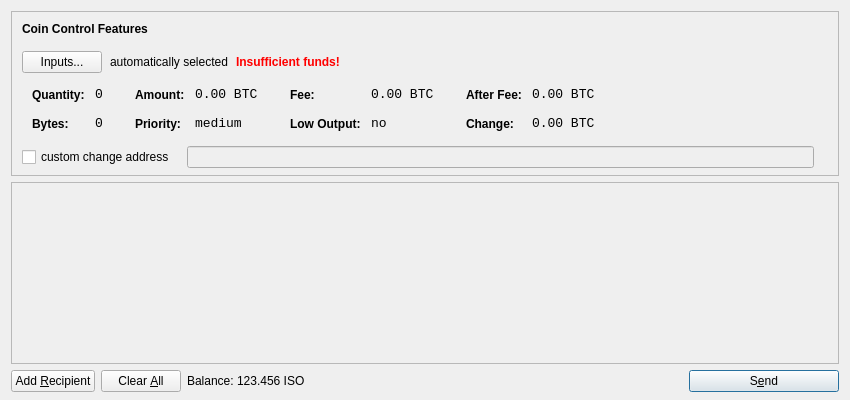
<?xml version="1.0" encoding="UTF-8"?>
<ui version="4.0">
 <class>SendCoinsDialog</class>
 <widget class="QDialog" name="SendCoinsDialog">
  <property name="geometry">
   <rect>
    <x>0</x>
    <y>0</y>
    <width>850</width>
    <height>400</height>
   </rect>
  </property>
  <property name="windowTitle">
   <string>Send Coins</string>
  </property>
  <layout class="QVBoxLayout" name="verticalLayout" stretch="0,1,0">
   <property name="bottomMargin">
    <number>8</number>
   </property>
   <item>
    <widget class="QFrame" name="frameCoinControl">
     <property name="sizePolicy">
      <sizepolicy hsizetype="Expanding" vsizetype="Expanding">
       <horstretch>0</horstretch>
       <verstretch>0</verstretch>
      </sizepolicy>
     </property>
     <property name="maximumSize">
      <size>
       <width>16777215</width>
       <height>16777215</height>
      </size>
     </property>
     <property name="frameShape">
      <enum>QFrame::StyledPanel</enum>
     </property>
     <property name="frameShadow">
      <enum>QFrame::Sunken</enum>
     </property>
     <layout class="QVBoxLayout" name="verticalLayoutCoinControl2">
      <property name="spacing">
       <number>-1</number>
      </property>
      <property name="leftMargin">
       <number>0</number>
      </property>
      <property name="topMargin">
       <number>0</number>
      </property>
      <property name="rightMargin">
       <number>0</number>
      </property>
      <property name="bottomMargin">
       <number>6</number>
      </property>
      <item>
       <layout class="QVBoxLayout" name="verticalLayoutCoinControl" stretch="0,0,0,0,1">
        <property name="spacing">
         <number>0</number>
        </property>
        <property name="leftMargin">
         <number>10</number>
        </property>
        <property name="topMargin">
         <number>10</number>
        </property>
        <item>
         <layout class="QHBoxLayout" name="horizontalLayoutCoinControl1">
          <property name="bottomMargin">
           <number>15</number>
          </property>
          <item>
           <widget class="QLabel" name="labelCoinControlFeatures">
            <property name="sizePolicy">
             <sizepolicy hsizetype="Preferred" vsizetype="Maximum">
              <horstretch>0</horstretch>
              <verstretch>0</verstretch>
             </sizepolicy>
            </property>
            <property name="font">
             <font>
              <weight>75</weight>
              <bold>true</bold>
             </font>
            </property>
            <property name="styleSheet">
             <string notr="true">font-weight:bold;</string>
            </property>
            <property name="text">
             <string>Coin Control Features</string>
            </property>
           </widget>
          </item>
         </layout>
        </item>
        <item>
         <layout class="QHBoxLayout" name="horizontalLayoutCoinControl2" stretch="0,0,0,0">
          <property name="spacing">
           <number>8</number>
          </property>
          <property name="bottomMargin">
           <number>10</number>
          </property>
          <item>
           <widget class="QPushButton" name="pushButtonCoinControl">
            <property name="styleSheet">
             <string notr="true"/>
            </property>
            <property name="text">
             <string>Inputs...</string>
            </property>
           </widget>
          </item>
          <item>
           <widget class="QLabel" name="labelCoinControlAutomaticallySelected">
            <property name="text">
             <string>automatically selected</string>
            </property>
            <property name="margin">
             <number>5</number>
            </property>
           </widget>
          </item>
          <item>
           <widget class="QLabel" name="labelCoinControlInsuffFunds">
            <property name="font">
             <font>
              <weight>75</weight>
              <bold>true</bold>
             </font>
            </property>
            <property name="styleSheet">
             <string notr="true">color:red;font-weight:bold;</string>
            </property>
            <property name="text">
             <string>Insufficient funds!</string>
            </property>
            <property name="margin">
             <number>5</number>
            </property>
           </widget>
          </item>
          <item>
           <spacer name="horizontalSpacerCoinControl">
            <property name="orientation">
             <enum>Qt::Horizontal</enum>
            </property>
            <property name="sizeHint" stdset="0">
             <size>
              <width>40</width>
              <height>1</height>
             </size>
            </property>
           </spacer>
          </item>
         </layout>
        </item>
        <item>
         <widget class="QWidget" name="widgetCoinControl" native="true">
          <property name="sizePolicy">
           <sizepolicy hsizetype="Preferred" vsizetype="Preferred">
            <horstretch>0</horstretch>
            <verstretch>0</verstretch>
           </sizepolicy>
          </property>
          <property name="minimumSize">
           <size>
            <width>0</width>
            <height>0</height>
           </size>
          </property>
          <property name="styleSheet">
           <string notr="true"/>
          </property>
          <layout class="QHBoxLayout" name="horizontalLayoutCoinControl5">
           <property name="margin">
            <number>0</number>
           </property>
           <item>
            <layout class="QHBoxLayout" name="horizontalLayoutCoinControl3" stretch="0,0,0,1">
             <property name="spacing">
              <number>20</number>
             </property>
             <property name="topMargin">
              <number>0</number>
             </property>
             <property name="bottomMargin">
              <number>10</number>
             </property>
             <item>
              <layout class="QFormLayout" name="formLayoutCoinControl1">
               <property name="horizontalSpacing">
                <number>10</number>
               </property>
               <property name="verticalSpacing">
                <number>14</number>
               </property>
               <property name="leftMargin">
                <number>10</number>
               </property>
               <property name="topMargin">
                <number>4</number>
               </property>
               <property name="rightMargin">
                <number>6</number>
               </property>
               <item row="0" column="0">
                <widget class="QLabel" name="labelCoinControlQuantityText">
                 <property name="styleSheet">
                  <string notr="true">font-weight:bold;</string>
                 </property>
                 <property name="text">
                  <string>Quantity:</string>
                 </property>
                 <property name="margin">
                  <number>0</number>
                 </property>
                </widget>
               </item>
               <item row="0" column="1">
                <widget class="QLabel" name="labelCoinControlQuantity">
                 <property name="font">
                  <font>
                   <family>Monospace</family>
                   <pointsize>10</pointsize>
                  </font>
                 </property>
                 <property name="cursor">
                  <cursorShape>IBeamCursor</cursorShape>
                 </property>
                 <property name="contextMenuPolicy">
                  <enum>Qt::ActionsContextMenu</enum>
                 </property>
                 <property name="text">
                  <string notr="true">0</string>
                 </property>
                 <property name="margin">
                  <number>0</number>
                 </property>
                 <property name="textInteractionFlags">
                  <set>Qt::LinksAccessibleByMouse|Qt::TextSelectableByKeyboard|Qt::TextSelectableByMouse</set>
                 </property>
                </widget>
               </item>
               <item row="1" column="0">
                <widget class="QLabel" name="labelCoinControlBytesText">
                 <property name="styleSheet">
                  <string notr="true">font-weight:bold;</string>
                 </property>
                 <property name="text">
                  <string>Bytes:</string>
                 </property>
                </widget>
               </item>
               <item row="1" column="1">
                <widget class="QLabel" name="labelCoinControlBytes">
                 <property name="font">
                  <font>
                   <family>Monospace</family>
                   <pointsize>10</pointsize>
                  </font>
                 </property>
                 <property name="cursor">
                  <cursorShape>IBeamCursor</cursorShape>
                 </property>
                 <property name="contextMenuPolicy">
                  <enum>Qt::ActionsContextMenu</enum>
                 </property>
                 <property name="text">
                  <string notr="true">0</string>
                 </property>
                 <property name="textInteractionFlags">
                  <set>Qt::LinksAccessibleByMouse|Qt::TextSelectableByKeyboard|Qt::TextSelectableByMouse</set>
                 </property>
                </widget>
               </item>
              </layout>
             </item>
             <item>
              <layout class="QFormLayout" name="formLayoutCoinControl2">
               <property name="horizontalSpacing">
                <number>10</number>
               </property>
               <property name="verticalSpacing">
                <number>14</number>
               </property>
               <property name="leftMargin">
                <number>6</number>
               </property>
               <property name="topMargin">
                <number>4</number>
               </property>
               <property name="rightMargin">
                <number>6</number>
               </property>
               <item row="0" column="0">
                <widget class="QLabel" name="labelCoinControlAmountText">
                 <property name="styleSheet">
                  <string notr="true">font-weight:bold;</string>
                 </property>
                 <property name="text">
                  <string>Amount:</string>
                 </property>
                 <property name="margin">
                  <number>0</number>
                 </property>
                </widget>
               </item>
               <item row="0" column="1">
                <widget class="QLabel" name="labelCoinControlAmount">
                 <property name="font">
                  <font>
                   <family>Monospace</family>
                   <pointsize>10</pointsize>
                  </font>
                 </property>
                 <property name="cursor">
                  <cursorShape>IBeamCursor</cursorShape>
                 </property>
                 <property name="contextMenuPolicy">
                  <enum>Qt::ActionsContextMenu</enum>
                 </property>
                 <property name="text">
                  <string notr="true">0.00 BTC</string>
                 </property>
                 <property name="textInteractionFlags">
                  <set>Qt::LinksAccessibleByMouse|Qt::TextSelectableByKeyboard|Qt::TextSelectableByMouse</set>
                 </property>
                </widget>
               </item>
               <item row="1" column="0">
                <widget class="QLabel" name="labelCoinControlPriorityText">
                 <property name="styleSheet">
                  <string notr="true">font-weight:bold;</string>
                 </property>
                 <property name="text">
                  <string>Priority:</string>
                 </property>
                </widget>
               </item>
               <item row="1" column="1">
                <widget class="QLabel" name="labelCoinControlPriority">
                 <property name="font">
                  <font>
                   <family>Monospace</family>
                   <pointsize>10</pointsize>
                  </font>
                 </property>
                 <property name="cursor">
                  <cursorShape>IBeamCursor</cursorShape>
                 </property>
                 <property name="contextMenuPolicy">
                  <enum>Qt::ActionsContextMenu</enum>
                 </property>
                 <property name="text">
                  <string>medium</string>
                 </property>
                 <property name="textInteractionFlags">
                  <set>Qt::LinksAccessibleByMouse|Qt::TextSelectableByKeyboard|Qt::TextSelectableByMouse</set>
                 </property>
                </widget>
               </item>
              </layout>
             </item>
             <item>
              <layout class="QFormLayout" name="formLayoutCoinControl3">
               <property name="horizontalSpacing">
                <number>10</number>
               </property>
               <property name="verticalSpacing">
                <number>14</number>
               </property>
               <property name="leftMargin">
                <number>6</number>
               </property>
               <property name="topMargin">
                <number>4</number>
               </property>
               <property name="rightMargin">
                <number>6</number>
               </property>
               <item row="0" column="0">
                <widget class="QLabel" name="labelCoinControlFeeText">
                 <property name="styleSheet">
                  <string notr="true">font-weight:bold;</string>
                 </property>
                 <property name="text">
                  <string>Fee:</string>
                 </property>
                 <property name="margin">
                  <number>0</number>
                 </property>
                </widget>
               </item>
               <item row="0" column="1">
                <widget class="QLabel" name="labelCoinControlFee">
                 <property name="font">
                  <font>
                   <family>Monospace</family>
                   <pointsize>10</pointsize>
                  </font>
                 </property>
                 <property name="cursor">
                  <cursorShape>IBeamCursor</cursorShape>
                 </property>
                 <property name="contextMenuPolicy">
                  <enum>Qt::ActionsContextMenu</enum>
                 </property>
                 <property name="text">
                  <string notr="true">0.00 BTC</string>
                 </property>
                 <property name="textInteractionFlags">
                  <set>Qt::LinksAccessibleByMouse|Qt::TextSelectableByKeyboard|Qt::TextSelectableByMouse</set>
                 </property>
                </widget>
               </item>
               <item row="1" column="0">
                <widget class="QLabel" name="labelCoinControlLowOutputText">
                 <property name="styleSheet">
                  <string notr="true">font-weight:bold;</string>
                 </property>
                 <property name="text">
                  <string>Low Output:</string>
                 </property>
                </widget>
               </item>
               <item row="1" column="1">
                <widget class="QLabel" name="labelCoinControlLowOutput">
                 <property name="font">
                  <font>
                   <family>Monospace</family>
                   <pointsize>10</pointsize>
                  </font>
                 </property>
                 <property name="cursor">
                  <cursorShape>IBeamCursor</cursorShape>
                 </property>
                 <property name="contextMenuPolicy">
                  <enum>Qt::ActionsContextMenu</enum>
                 </property>
                 <property name="text">
                  <string>no</string>
                 </property>
                 <property name="textInteractionFlags">
                  <set>Qt::LinksAccessibleByMouse|Qt::TextSelectableByKeyboard|Qt::TextSelectableByMouse</set>
                 </property>
                </widget>
               </item>
              </layout>
             </item>
             <item>
              <layout class="QFormLayout" name="formLayoutCoinControl4">
               <property name="horizontalSpacing">
                <number>10</number>
               </property>
               <property name="verticalSpacing">
                <number>14</number>
               </property>
               <property name="leftMargin">
                <number>6</number>
               </property>
               <property name="topMargin">
                <number>4</number>
               </property>
               <property name="rightMargin">
                <number>6</number>
               </property>
               <item row="0" column="0">
                <widget class="QLabel" name="labelCoinControlAfterFeeText">
                 <property name="styleSheet">
                  <string notr="true">font-weight:bold;</string>
                 </property>
                 <property name="text">
                  <string>After Fee:</string>
                 </property>
                 <property name="margin">
                  <number>0</number>
                 </property>
                </widget>
               </item>
               <item row="0" column="1">
                <widget class="QLabel" name="labelCoinControlAfterFee">
                 <property name="font">
                  <font>
                   <family>Monospace</family>
                   <pointsize>10</pointsize>
                  </font>
                 </property>
                 <property name="cursor">
                  <cursorShape>IBeamCursor</cursorShape>
                 </property>
                 <property name="contextMenuPolicy">
                  <enum>Qt::ActionsContextMenu</enum>
                 </property>
                 <property name="text">
                  <string notr="true">0.00 BTC</string>
                 </property>
                 <property name="textInteractionFlags">
                  <set>Qt::LinksAccessibleByMouse|Qt::TextSelectableByKeyboard|Qt::TextSelectableByMouse</set>
                 </property>
                </widget>
               </item>
               <item row="1" column="0">
                <widget class="QLabel" name="labelCoinControlChangeText">
                 <property name="styleSheet">
                  <string notr="true">font-weight:bold;</string>
                 </property>
                 <property name="text">
                  <string>Change:</string>
                 </property>
                </widget>
               </item>
               <item row="1" column="1">
                <widget class="QLabel" name="labelCoinControlChange">
                 <property name="font">
                  <font>
                   <family>Monospace</family>
                   <pointsize>10</pointsize>
                  </font>
                 </property>
                 <property name="cursor">
                  <cursorShape>IBeamCursor</cursorShape>
                 </property>
                 <property name="contextMenuPolicy">
                  <enum>Qt::ActionsContextMenu</enum>
                 </property>
                 <property name="text">
                  <string notr="true">0.00 BTC</string>
                 </property>
                 <property name="textInteractionFlags">
                  <set>Qt::LinksAccessibleByMouse|Qt::TextSelectableByKeyboard|Qt::TextSelectableByMouse</set>
                 </property>
                </widget>
               </item>
              </layout>
             </item>
            </layout>
           </item>
          </layout>
         </widget>
        </item>
        <item>
         <layout class="QHBoxLayout" name="horizontalLayoutCoinControl4" stretch="0,0,0">
          <property name="spacing">
           <number>12</number>
          </property>
          <property name="sizeConstraint">
           <enum>QLayout::SetDefaultConstraint</enum>
          </property>
          <property name="topMargin">
           <number>5</number>
          </property>
          <property name="rightMargin">
           <number>5</number>
          </property>
          <item>
           <widget class="QCheckBox" name="checkBoxCoinControlChange">
            <property name="text">
             <string>custom change address</string>
            </property>
           </widget>
          </item>
          <item>
           <widget class="QLineEdit" name="lineEditCoinControlChange">
            <property name="enabled">
             <bool>false</bool>
            </property>
            <property name="sizePolicy">
             <sizepolicy hsizetype="Expanding" vsizetype="Fixed">
              <horstretch>0</horstretch>
              <verstretch>0</verstretch>
             </sizepolicy>
            </property>
           </widget>
          </item>
          <item>
           <widget class="QLabel" name="labelCoinControlChangeLabel">
            <property name="sizePolicy">
             <sizepolicy hsizetype="Preferred" vsizetype="Expanding">
              <horstretch>0</horstretch>
              <verstretch>0</verstretch>
             </sizepolicy>
            </property>
            <property name="minimumSize">
             <size>
              <width>0</width>
              <height>0</height>
             </size>
            </property>
            <property name="text">
             <string/>
            </property>
            <property name="margin">
             <number>3</number>
            </property>
           </widget>
          </item>
         </layout>
        </item>
        <item>
         <spacer name="verticalSpacerCoinControl">
          <property name="orientation">
           <enum>Qt::Vertical</enum>
          </property>
          <property name="sizeHint" stdset="0">
           <size>
            <width>800</width>
            <height>1</height>
           </size>
          </property>
         </spacer>
        </item>
       </layout>
      </item>
     </layout>
    </widget>
   </item>
   <item>
    <widget class="QScrollArea" name="scrollArea">
     <property name="widgetResizable">
      <bool>true</bool>
     </property>
     <widget class="QWidget" name="scrollAreaWidgetContents">
      <property name="geometry">
       <rect>
        <x>0</x>
        <y>0</y>
        <width>830</width>
        <height>165</height>
       </rect>
      </property>
      <layout class="QVBoxLayout" name="verticalLayout_2">
       <property name="margin">
        <number>0</number>
       </property>
       <item>
        <layout class="QVBoxLayout" name="entries">
         <property name="spacing">
          <number>6</number>
         </property>
        </layout>
       </item>
       <item>
        <spacer name="verticalSpacer">
         <property name="orientation">
          <enum>Qt::Vertical</enum>
         </property>
         <property name="sizeHint" stdset="0">
          <size>
           <width>20</width>
           <height>40</height>
          </size>
         </property>
        </spacer>
       </item>
      </layout>
     </widget>
    </widget>
   </item>
   <item>
    <layout class="QHBoxLayout" name="horizontalLayout">
     <item>
      <widget class="QPushButton" name="addButton">
       <property name="toolTip">
        <string>Send to multiple recipients at once</string>
       </property>
       <property name="text">
        <string>Add &amp;Recipient</string>
       </property>
       <property name="icon">
        <iconset resource="../bitcoin.qrc">
         <normaloff>:/icons/add</normaloff>:/icons/add</iconset>
       </property>
       <property name="autoDefault">
        <bool>false</bool>
       </property>
      </widget>
     </item>
     <item>
      <widget class="QPushButton" name="clearButton">
       <property name="sizePolicy">
        <sizepolicy hsizetype="Minimum" vsizetype="Fixed">
         <horstretch>0</horstretch>
         <verstretch>0</verstretch>
        </sizepolicy>
       </property>
       <property name="toolTip">
        <string>Remove all transaction fields</string>
       </property>
       <property name="text">
        <string>Clear &amp;All</string>
       </property>
       <property name="icon">
        <iconset resource="../bitcoin.qrc">
         <normaloff>:/icons/remove</normaloff>:/icons/remove</iconset>
       </property>
       <property name="autoRepeatDelay">
        <number>300</number>
       </property>
       <property name="autoDefault">
        <bool>false</bool>
       </property>
      </widget>
     </item>
     <item>
      <layout class="QHBoxLayout" name="horizontalLayout_2">
       <property name="spacing">
        <number>3</number>
       </property>
       <item>
        <widget class="QLabel" name="label">
         <property name="text">
          <string>Balance:</string>
         </property>
        </widget>
       </item>
       <item>
        <widget class="QLabel" name="labelBalance">
         <property name="cursor">
          <cursorShape>IBeamCursor</cursorShape>
         </property>
         <property name="text">
          <string>123.456 ISO</string>
         </property>
         <property name="textInteractionFlags">
          <set>Qt::LinksAccessibleByMouse|Qt::TextSelectableByKeyboard|Qt::TextSelectableByMouse</set>
         </property>
        </widget>
       </item>
      </layout>
     </item>
     <item>
      <spacer name="horizontalSpacer">
       <property name="orientation">
        <enum>Qt::Horizontal</enum>
       </property>
       <property name="sizeHint" stdset="0">
        <size>
         <width>40</width>
         <height>20</height>
        </size>
       </property>
      </spacer>
     </item>
     <item>
      <widget class="QPushButton" name="sendButton">
       <property name="minimumSize">
        <size>
         <width>150</width>
         <height>0</height>
        </size>
       </property>
       <property name="toolTip">
        <string>Confirm the send action</string>
       </property>
       <property name="text">
        <string>S&amp;end</string>
       </property>
       <property name="icon">
        <iconset resource="../bitcoin.qrc">
         <normaloff>:/icons/send</normaloff>:/icons/send</iconset>
       </property>
       <property name="default">
        <bool>true</bool>
       </property>
      </widget>
     </item>
    </layout>
   </item>
  </layout>
 </widget>
 <resources>
  <include location="../bitcoin.qrc"/>
 </resources>
 <connections/>
</ui>
